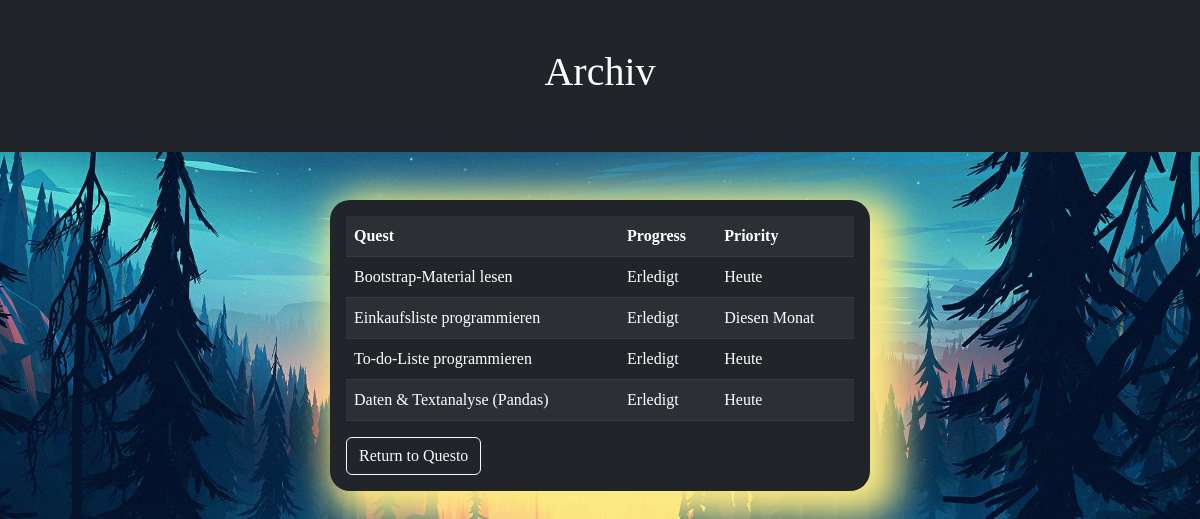
The app's page /questo_bt/solved_quests/ with its own data.
### questo_bt/models.py (models this page shows, shortened)
class Quest(models.Model):
    text = models.CharField(max_length=200)
    status = models.CharField(max_length=1, choices=status_choices, default="T")
    priority = models.CharField(max_length=1, choices=priority_choices, default="S")
    def status_translation(self):
        status_texts = {
            "T": "Zu tun",
            "D": "Erledigt",
            "C": "Gecancelt",
            }
        return status_texts[self.status]
    def priority_translation(self):
        priority_texts = {
            "S": "Heute",
            "A": "Diese Woche",
            "B": "Diesen Monat",
            }
        return priority_texts[self.priority]

### questo_bt/views.py (the view)
# urls.py: path('solved_quests/', views.solved_quests, name='solved_quests'),
def solved_quests(request):
    context = {}
    context["solved_quests"] = Quest.objects.filter(status="D")
    return render(request, "questo_bt/solved_quests.html", context)

### questo_bt/templates/questo_bt/solved_quests.html (shortened to what this page needs)
{% extends 'questo_bt/base.html' %}
{% load static %}
{% block content %}
<div class="container-fluid p-5 bg-dark text-white text-center">
    <h1>Archiv</h1>
</div>
<div class="custom mb-5 mt-5">
    <table class="table table-dark table-striped p-5 m-3">
        <tr>
            <th>Quest</th>
            <th>Progress</th>
            <th>Priority</th>
        </tr>
        {% if solved_quests %}
        {% for quest in solved_quests %}
        <tr>
            <td>
                <a class="text-decoration-none text-white" href="{% url 'questo_bt:detail' quest.id %}">{{quest.text}}</a>
            </td>
            <td>{{quest.status_translation}}</td>
            <td>{{quest.priority_translation}}</td>
        </tr>
        {% endfor %}
        {% else %}
        <tr>
            <td colspan="3">
                keine Quests...
            </td>
        </tr>
        {% endif %}
    </table>
    <div>
        <a href="{% url 'questo_bt:index' %}" class="btn btn-outline-light mb-3 mx-3">Return to Questo</a>
    </div>
{% endblock %}

### questo_bt/templates/questo_bt/base.html (shortened to what this page needs)
{% load static %}
<!DOCTYPE html>
<html lang="en">
<head>
    <link href="https://cdn.jsdelivr.net/npm/bootstrap@5.2.2/dist/css/bootstrap.min.css" rel="stylesheet"
>
    <link rel="stylesheet" type="text/css" href="{% static 'questo_bt/override.css' %}">
</head>
<body>
    {% block content %}
    {% endblock %}
</body>
</html>

### questo_bt/static/questo_bt/override.css (style rules this page uses)
body { background-image: url('questo_bt.jpg'); background-size:cover; background-position: center; background-attachment: fixed; background-repeat: no-repeat; font-family: Immortal, 'Times New Roman', Times, serif; }
.custom { background-color: #212429; display:flex; flex-wrap: wrap; width: 540px; margin:auto; box-shadow: 14px 11px 37px 16px rgba(252,235,131,1.000); border-radius: 20px 20px 20px 20px; }

### records on screen
Quest: text "Bootstrap-Material lesen", status_translation "Erledigt", priority_translation "Heute"
Quest: text "Einkaufsliste programmieren", status_translation "Erledigt", priority_translation "Diesen Monat"
Quest: text "To-do-Liste programmieren", status_translation "Erledigt", priority_translation "Heute"
Quest: text "Daten & Textanalyse (Pandas)", status_translation "Erledigt", priority_translation "Heute"
